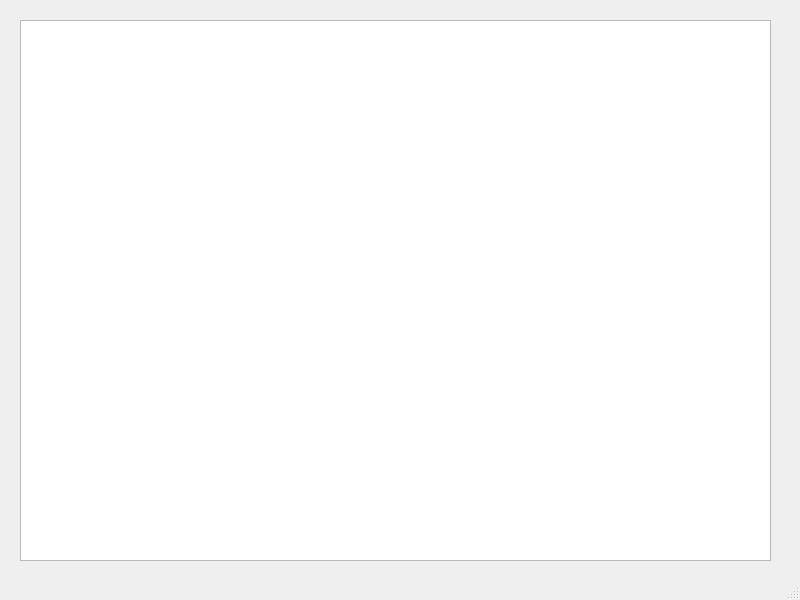
<?xml version="1.0" encoding="UTF-8"?>
<ui version="4.0">
 <class>MainWindow</class>
 <widget class="QMainWindow" name="MainWindow">
  <property name="geometry">
   <rect>
    <x>0</x>
    <y>0</y>
    <width>800</width>
    <height>600</height>
   </rect>
  </property>
  <property name="windowTitle">
   <string>MainWindow</string>
  </property>
  <widget class="QWidget" name="centralwidget">
   <widget class="QTableView" name="tableView">
    <property name="geometry">
     <rect>
      <x>20</x>
      <y>20</y>
      <width>751</width>
      <height>541</height>
     </rect>
    </property>
   </widget>
  </widget>
  <widget class="QMenuBar" name="menubar">
   <property name="geometry">
    <rect>
     <x>0</x>
     <y>0</y>
     <width>800</width>
     <height>21</height>
    </rect>
   </property>
  </widget>
  <widget class="QStatusBar" name="statusbar"/>
 </widget>
 <resources/>
 <connections/>
</ui>
